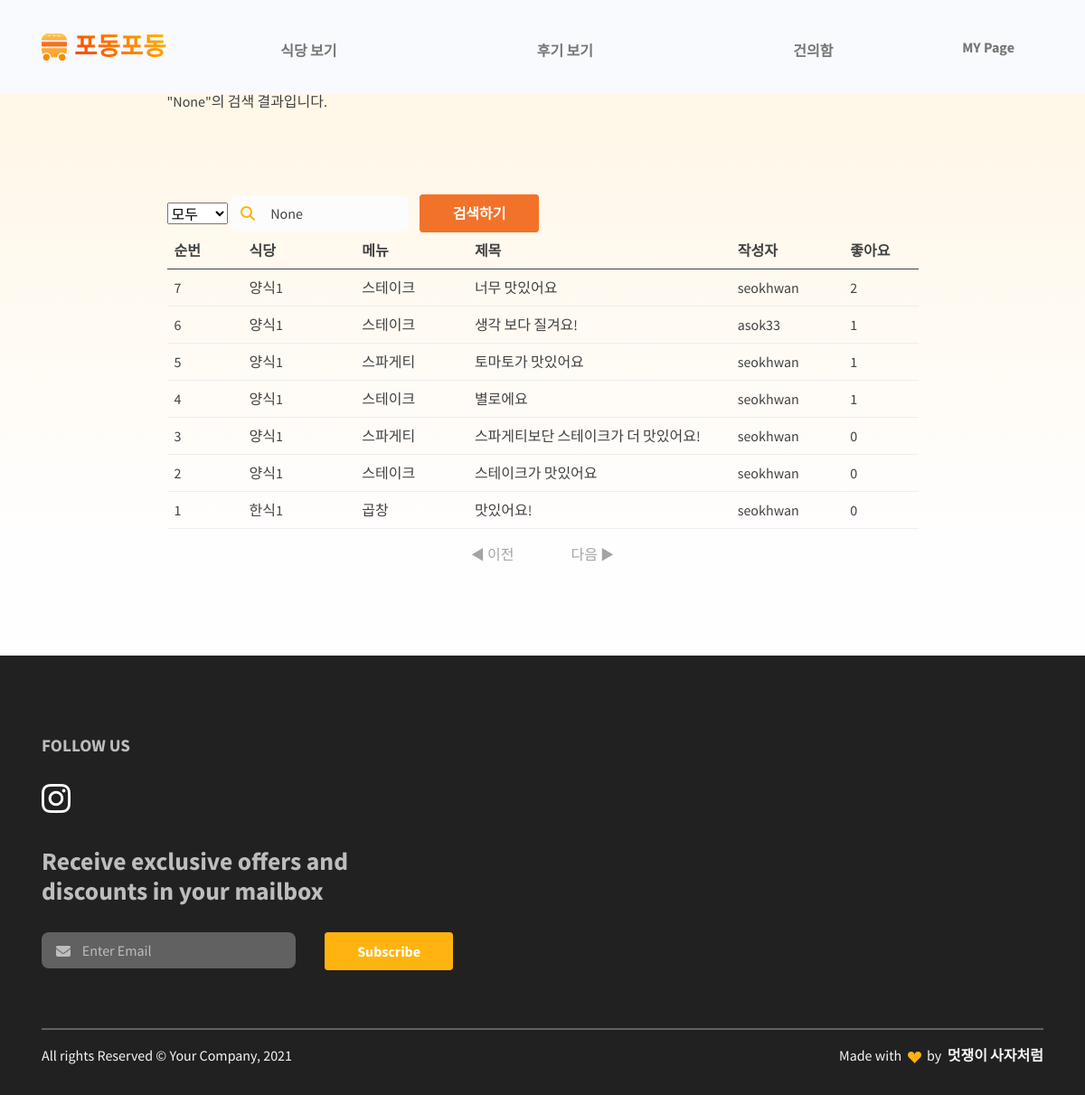
Page /review/search/ (signed in) on the committed database.
### restaurant/models.py (models this page shows, shortened)
class Comment(models.Model):
    id = models.AutoField(primary_key=True)
    restaurant = models.ForeignKey(Restaurant, on_delete=models.CASCADE)
    menu = models.ForeignKey(FoodMenu, on_delete=models.CASCADE)
    content = models.TextField()
    thumbnail = models.ImageField(upload_to='comment/', blank=True)
    created_at = models.DateTimeField(auto_now_add=True)
    like_users = models.ManyToManyField(settings.AUTH_USER_MODEL, blank=True, related_name="like_comments")
    hate_users = models.ManyToManyField(settings.AUTH_USER_MODEL, blank=True, related_name="hate_comments")
    user = models.ForeignKey(settings.AUTH_USER_MODEL, on_delete=models.CASCADE, null=True)

class Restaurant(models.Model):
    id = models.AutoField(primary_key=True)
    category = models.ForeignKey(Category, on_delete=models.CASCADE)
    name = models.CharField(max_length=30)
    location = models.CharField(max_length=100)
    phone_number = models.CharField(max_length=15)
    business_open_hour = models.CharField(max_length=30)
    business_close_hour = models.CharField(max_length=30)
    thumbnail = models.ImageField(upload_to='images/', blank=True)
    follow_users = models.ManyToManyField(settings.AUTH_USER_MODEL, blank=True, related_name="follow_restaurants")

class FoodMenu(models.Model):
    id = models.AutoField(primary_key=True)
    restaurant = models.ForeignKey(Restaurant, on_delete=models.CASCADE)
    name = models.CharField(max_length=20)
    price = models.CharField(max_length=20)
    thumbnail = models.ImageField(upload_to='images/', blank=True)
    def __str__(self):
        return self.name

### review/views.py (the view, shortened to what this page needs)
# urls.py: path('search/', views.SearchReview, name="SearchReview")
def SearchReview(request):
    search_category = request.GET.get('category')
    search_key = request.GET.get('search_key')
    reviews = Comment.objects.all().annotate(like_count = Count('like_users')).order_by("-like_count", "-created_at")
    category = Category.objects.all()
    paginator = Paginator(reviews, 10)
    page = request.GET.get("page") or 1
    pages = paginator.get_page(page)
    context = {
        'reviews': reviews,
        'category': category,
        'search_key': search_key,
        'pages': pages,
        'search_category':search_category,
    }
    return render(request, "search.html", context)

### review/templates/search.html (shortened to what this page needs)
{% extends 'base.html' %}
{% load static %}
{% block content %}
<link rel="stylesheet" href="{% static 'css/components/review_search.css' %}">
<section class="py-0 bg-primary-gradient">
    <div class="container">
        <div class="row justify-content-center g-0">
            <div class="col-xl-9">
                <p id="searchkey">"{{ search_key }}"의 검색 결과입니다.</p>
                <form style="margin-top: 10%;" action="{% url 'review:SearchReview' %}" method="GET" class="row gx-2 gy-2 align-items-center">
                    <div class="col-lg-1">
                    <select name="category" id="category">
                    {% if search_category == "title" %}
                        <option  value="all">모두</option>
                        <option value="title" selected>제목</option>
                        <option value="menu">작성자</option>
                        <option value="restaurant">식당</option>
                    {% elif search_category == "menu" %}
                        <option  value="all">모두</option>
                        <option value="title">제목</option>
                        <option value="menu" selected>작성자</option>
                        <option value="restaurant">식당</option>
                    {% elif search_category == "restaurant" %}
                        <option  value="all">모두</option>
                        <option value="title">제목</option>
                        <option value="menu">작성자</option>
                        <option value="restaurant" selected>식당</option>
                    {% else %}
                        <option value="all" selected>모두</option>
                    {% endif %}
                    </select>
                    </div>
                    <div class="col-lg-3 input-group-icon pe-2">
                      <i class="fas fa-search input-box-icon text-primary"></i>
                      <input
                        class="col-lg-3 form-control border-0 input-box bg-100"
                        type="search"
                        placeholder="Search Review"
                        aria-label="Search"
                        name="search_key"
                        id="search_key"
                        value="{{ search_key }}"
                      />
                    </div>
                    <div class="d-grid gap-3 col-lg-2">
                      <button class="btn btn-danger" type="submit">
                        검색하기
                      </button>
                    </div>
                  </form>
                <table class="table" style="margin-top: 0;">
                    <thead>
                        <tr class="thead">
                            <th width=10%>순번</th>
                            <th width=15%>식당</th>
                            <th width=15%>메뉴</th>
                            <th width=35%>제목</th>
                            <th width=15%>작성자</th>
                            <th>좋아요</th>
                        </tr>
                    </thead>
                    <tbody>
                    {% if reviews %}
                        {% for review in reviews %}
                            <tr onclick="location.href='{% url 'restaurant:restaurant_detail' review.restaurant.id %}'">
                                <td>{{ forloop.revcounter }}</td>
                                <td>{{review.restaurant.name}}</td>
                                <td>{{review.menu}}</td>
                                <td>{{review.content}}</td>
                                <td>{{review.user}}</td>
                                <td>{{review.like_users.count}}</td>
                            </tr>
                        {% endfor %}
                    {% else %}
                        <tr>
                            <td colspan="6" rowspan="3" style="text-align: center;">검색 후기가 없습니다.</td>
                        </tr>
                    {% endif %}
                    </tbody>
                </table>
            </div>
        </div>
    </div>
</section>
<div class="page middle">
    {% if pages.has_previous %}
    <a href="?page={{pages.previous_page_number}}" class="page_click active">◀ 이전</a>
    {% else %}
    <a class="page_click nonactive">◀ 이전</a>
    {% endif %}
    {% if pages.has_next %}
    <a href="?page={{pages.next_page_number}}" class="page_click active">다음 ▶</a>
    {% else %}
    <a class="page_click nonactive">다음 ▶</a>
    {% endif %}
</div>
{% endblock %}

### podongpodong/static/css/components/review_search.css (style rules this page uses)
section { margin-top: 100px; min-height: 400px; }
table { margin-top: 10%; }
.middle { text-align: center; margin-bottom: 5%; }
.middle a { margin: 20px; padding: 10px; }
.nonactive { color: #a4a4a4; cursor: pointer; }

### rows in the picture
Comment: restaurant.name "양식1", menu "스테이크", content "너무 맛있어요", user "seokhwan", like_users.count "2"
Comment: restaurant.name "양식1", menu "스테이크", content "생각 보다 질겨요!", user "asok33", like_users.count "1"
Comment: restaurant.name "양식1", menu "스파게티", content "토마토가 맛있어요", user "seokhwan", like_users.count "1"
Comment: restaurant.name "양식1", menu "스테이크", content "별로에요", user "seokhwan", like_users.count "1"
Comment: restaurant.name "양식1", menu "스파게티", content "스파게티보단 스테이크가 더 맛있어요!", user "seokhwan", like_users.count "0"
Comment: restaurant.name "양식1", menu "스테이크", content "스테이크가 맛있어요", user "seokhwan", like_users.count "0"
Comment: restaurant.name "한식1", menu "곱창", content "맛있어요!", user "seokhwan", like_users.count "0"

### other values in the picture
{{ search_key }} "None"
